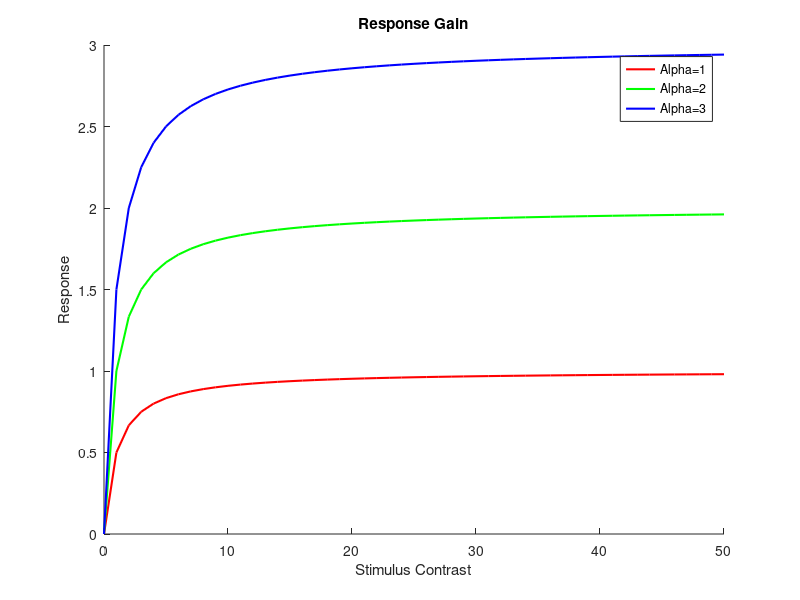
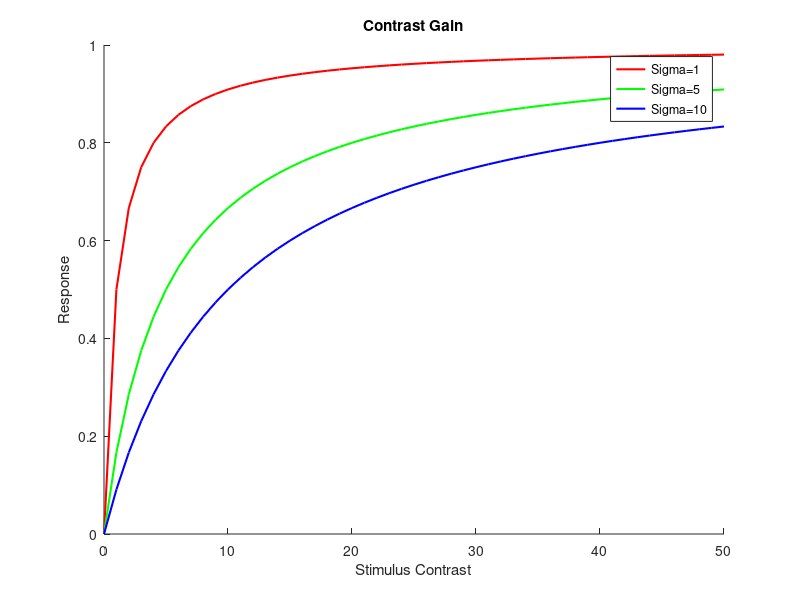
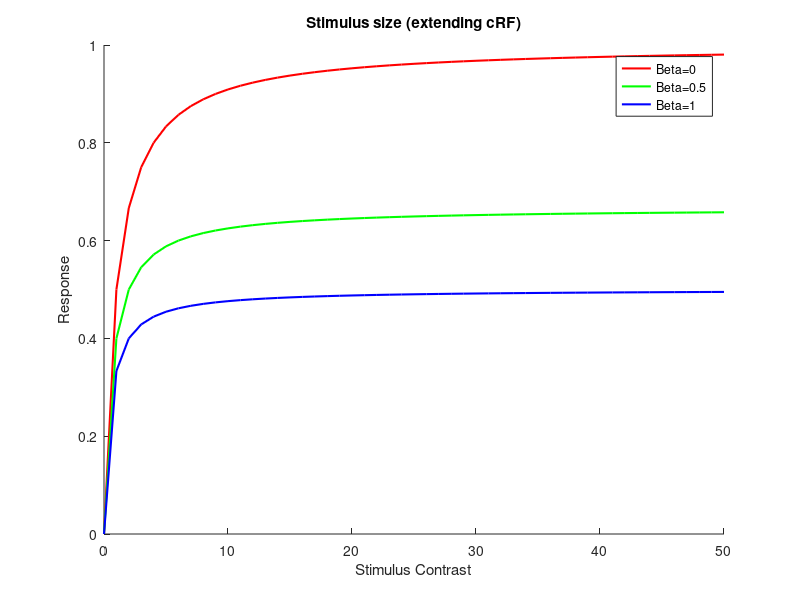

MATLAB code to generate these figures, in order:
function BenStuff_Heeger_Vis(Alpha, Sigma, c)
%BenStuff_Heeger_Visualization working my way through Reynolds & Heeger,
%2009
%   illustrating eq 3 & 4

close all;
clc;

if nargin<3
    Alphas=1:3;
    Betas=[0, .5, 1];
    Sigmas=[1,5,10];
    c=0:50;
end

Colors={'r', 'g', 'b'};

%% response gain (Alpha)
figure;
hold on;
title('Response Gain');
Sigma=1;
Beta=0;
for AlphaNo=1:length(Alphas)
    Alpha=Alphas(AlphaNo);  
    Color=Colors{AlphaNo};
    r=(Alpha*c)./(c+Sigma+Beta*c);
    plot(c,r, 'LineWidth', 1.5, 'Color', Color);
end

legend(['Alpha=' num2str(Alphas(1))], ['Alpha=' num2str(Alphas(2))], ['Alpha=' num2str(Alphas(3))]);
xlabel('Stimulus Contrast');
ylabel('Response');

hold off;

%% contrast gain (Sigma)

figure;
hold on;
title('Contrast Gain');
Alpha=1;
Beta=0;
for SigmaNo=1:length(Sigmas)
    Sigma=Sigmas(SigmaNo);  
    Color=Colors{SigmaNo};
    r=Alpha*c./(c+Sigma+Beta*c);
    plot(c,r, 'LineWidth', 1.5, 'Color', Color);
end

legend(['Sigma=' num2str(Sigmas(1))], ['Sigma=' num2str(Sigmas(2))], ['Sigma=' num2str(Sigmas(3))]);
xlabel('Stimulus Contrast');
ylabel('Response');


hold off;

%% Stimulus size (Beta)

figure;
hold on;
title('Stimulus size (extending cRF)');
Alpha=1;
Sigma=1;
for BetaNo=1:length(Betas)
    Beta=Betas(BetaNo);  
    Color=Colors{BetaNo};
    r=Alpha*c./(c+Sigma+Beta*c);
    plot(c,r, 'LineWidth', 1.5, 'Color', Color);
end

legend(['Beta=' num2str(Betas(1))], ['Beta=' num2str(Betas(2))], ['Beta=' num2str(Betas(3))]);
xlabel('Stimulus Contrast');
ylabel('Response');


hold off;
end

